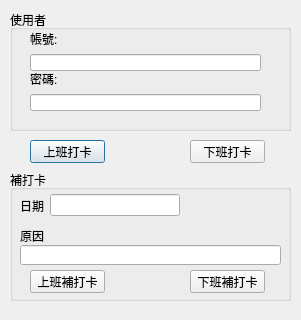
<?xml version="1.0" encoding="UTF-8"?>
<ui version="4.0">
 <class>Dialog</class>
 <widget class="QDialog" name="Dialog">
  <property name="geometry">
   <rect>
    <x>0</x>
    <y>0</y>
    <width>301</width>
    <height>320</height>
   </rect>
  </property>
  <property name="windowTitle">
   <string>Dialog</string>
  </property>
  <widget class="QGroupBox" name="groupBox">
   <property name="geometry">
    <rect>
     <x>10</x>
     <y>10</y>
     <width>281</width>
     <height>121</height>
    </rect>
   </property>
   <property name="title">
    <string>使用者</string>
   </property>
   <widget class="QWidget" name="verticalLayoutWidget">
    <property name="geometry">
     <rect>
      <x>20</x>
      <y>20</y>
      <width>231</width>
      <height>41</height>
     </rect>
    </property>
    <layout class="QVBoxLayout" name="verticalLayout">
     <item>
      <widget class="QLabel" name="label">
       <property name="text">
        <string>帳號:</string>
       </property>
      </widget>
     </item>
     <item>
      <widget class="QLineEdit" name="nameEdt"/>
     </item>
    </layout>
   </widget>
   <widget class="QWidget" name="verticalLayoutWidget_2">
    <property name="geometry">
     <rect>
      <x>20</x>
      <y>60</y>
      <width>231</width>
      <height>41</height>
     </rect>
    </property>
    <layout class="QVBoxLayout" name="verticalLayout_2">
     <item>
      <widget class="QLabel" name="label_2">
       <property name="text">
        <string>密碼:</string>
       </property>
      </widget>
     </item>
     <item>
      <widget class="QLineEdit" name="passwordEdt"/>
     </item>
    </layout>
   </widget>
  </widget>
  <widget class="QPushButton" name="onWorkBtn">
   <property name="geometry">
    <rect>
     <x>30</x>
     <y>140</y>
     <width>75</width>
     <height>23</height>
    </rect>
   </property>
   <property name="text">
    <string>上班打卡</string>
   </property>
  </widget>
  <widget class="QPushButton" name="outWorkBtn">
   <property name="geometry">
    <rect>
     <x>190</x>
     <y>140</y>
     <width>75</width>
     <height>23</height>
    </rect>
   </property>
   <property name="text">
    <string>下班打卡</string>
   </property>
  </widget>
  <widget class="QGroupBox" name="groupBox_2">
   <property name="geometry">
    <rect>
     <x>10</x>
     <y>170</y>
     <width>281</width>
     <height>131</height>
    </rect>
   </property>
   <property name="title">
    <string>補打卡</string>
   </property>
   <widget class="QWidget" name="horizontalLayoutWidget">
    <property name="geometry">
     <rect>
      <x>10</x>
      <y>20</y>
      <width>160</width>
      <height>31</height>
     </rect>
    </property>
    <layout class="QHBoxLayout" name="horizontalLayout">
     <item>
      <widget class="QLabel" name="label_3">
       <property name="text">
        <string>日期</string>
       </property>
      </widget>
     </item>
     <item>
      <widget class="QLineEdit" name="budate"/>
     </item>
    </layout>
   </widget>
   <widget class="QLineEdit" name="bures">
    <property name="geometry">
     <rect>
      <x>10</x>
      <y>75</y>
      <width>261</width>
      <height>20</height>
     </rect>
    </property>
   </widget>
   <widget class="QLabel" name="label_4">
    <property name="geometry">
     <rect>
      <x>10</x>
      <y>60</y>
      <width>47</width>
      <height>12</height>
     </rect>
    </property>
    <property name="text">
     <string>原因</string>
    </property>
   </widget>
   <widget class="QPushButton" name="onWorkbuBtn">
    <property name="geometry">
     <rect>
      <x>20</x>
      <y>100</y>
      <width>75</width>
      <height>23</height>
     </rect>
    </property>
    <property name="text">
     <string>上班補打卡</string>
    </property>
   </widget>
   <widget class="QPushButton" name="outWorkbuBtn">
    <property name="geometry">
     <rect>
      <x>180</x>
      <y>100</y>
      <width>75</width>
      <height>23</height>
     </rect>
    </property>
    <property name="text">
     <string>下班補打卡</string>
    </property>
   </widget>
  </widget>
 </widget>
 <resources/>
 <connections/>
</ui>
